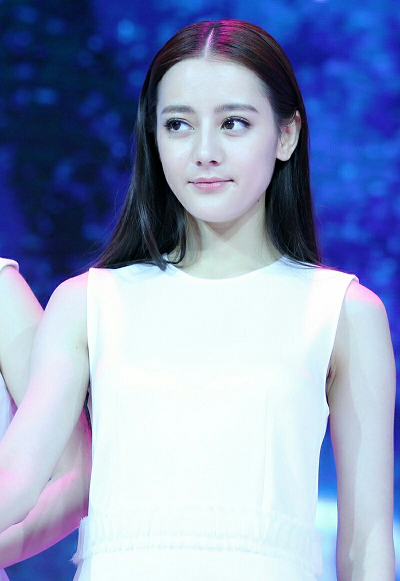
#> input picture images/test.png, 400 x 581 px, found by its file name
$ python OpencvDemo032.py
#> lines starting #> are read from the running program, lines starting #| are printed output that depends on the picture
#!/usr/bin/env python3
#coding = utf-8

import logging
import numpy as np
import cv2 as cv

# 图像梯度–更多梯度算子
def OpencvDemo032():
    logging.basicConfig(level=logging.DEBUG)

    src = cv.imread("images/test.png")
#> src is the input picture: shape (581, 400, 3); mean B, G, R 189.6, 154.2, 139.9
    if src is None:
        logging.error("could not load an image!")
        return cv.Error.StsError
    cv.namedWindow("input", cv.WINDOW_AUTOSIZE)
    cv.imshow("input", src)

    h, w, ch = src.shape
#> h = 581; w = 400; ch = 3
    result = np.zeros([h, w * 2, ch], dtype=src.dtype)

    robert_x = np.array([[ 1,  0],
                         [ 0, -1]], dtype=np.float32)
    robert_y = np.array([[ 0, -1],
                         [ 1,  0]], dtype=np.float32)

    robert_grad_x = cv.filter2D(src, cv.CV_16S, robert_x)
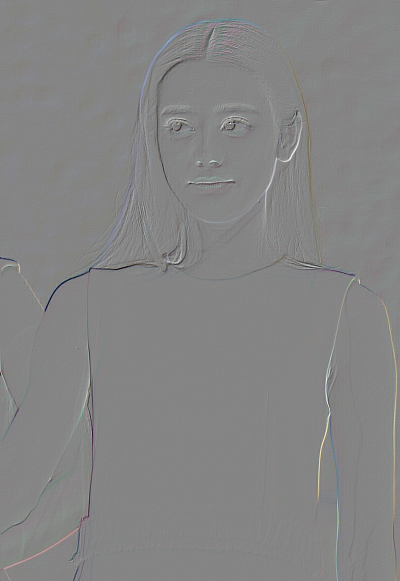
#> robert_grad_x: shape (581, 400, 3) int16; mean B, G, R -0.2, -0.1, -0.1; drawn with min black and max white
    robert_grad_y = cv.filter2D(src, cv.CV_16S, robert_y)
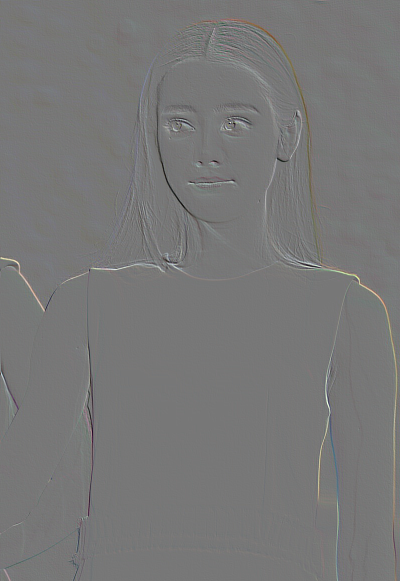
#> robert_grad_y: shape (581, 400, 3) int16; mean B, G, R 0.1, 0.4, 0.5; drawn with min black and max white
    robert_grad_x = cv.convertScaleAbs(robert_grad_x)
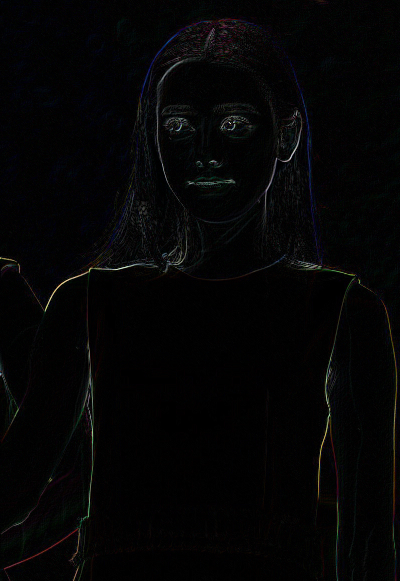
#> robert_grad_x: shape (581, 400, 3); mean B, G, R 5, 4.7, 4.7
    robert_grad_y = cv.convertScaleAbs(robert_grad_y)

    result[0 : h, 0 : w, :] = robert_grad_x
    result[0 : h, w : w * 2, :] = robert_grad_y
    cv.putText(result, "robert operator (x)", (10, 30), cv.FONT_HERSHEY_PLAIN, 2.0, (0, 255, 255), 1)
    cv.putText(result, "robert operator (y)", (w + 10, 30), cv.FONT_HERSHEY_PLAIN, 2.0, (0, 255, 255), 1)
    cv.imshow("gradient - robert operator", result)

    prewitt_x = np.array([[-1,  0,  1],
                          [-1,  0,  1],
                          [-1,  0,  1]], dtype=np.float32)
    prewitt_y = np.array([[-1, -1, -1],
                          [ 0,  0,  0],
                          [ 1,  1,  1]], dtype=np.float32)

    prewitt_grad_x = cv.filter2D(src, cv.CV_32F, prewitt_x)
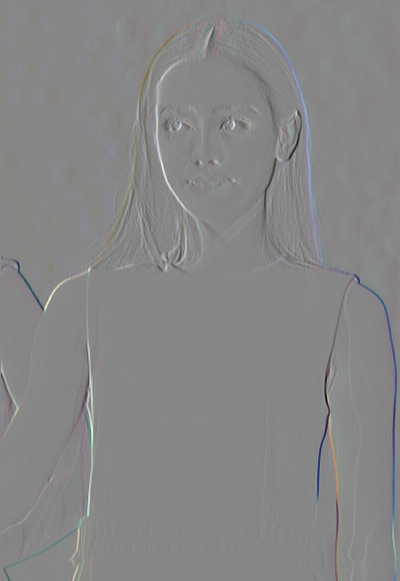
#> prewitt_grad_x: shape (581, 400, 3) float32; mean B, G, R 0.3, -0.9, -1.1; drawn with min black and max white
    prewitt_grad_y = cv.filter2D(src, cv.CV_32F, prewitt_y)
    prewitt_grad_x = cv.convertScaleAbs(prewitt_grad_x)
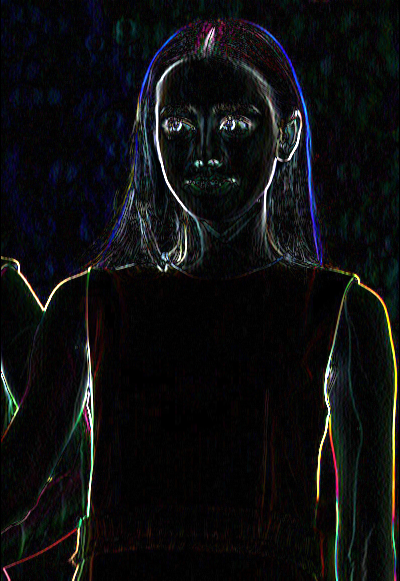
#> prewitt_grad_x: shape (581, 400, 3); mean B, G, R 16.1, 15, 14.4
    prewitt_grad_y = cv.convertScaleAbs(prewitt_grad_y)
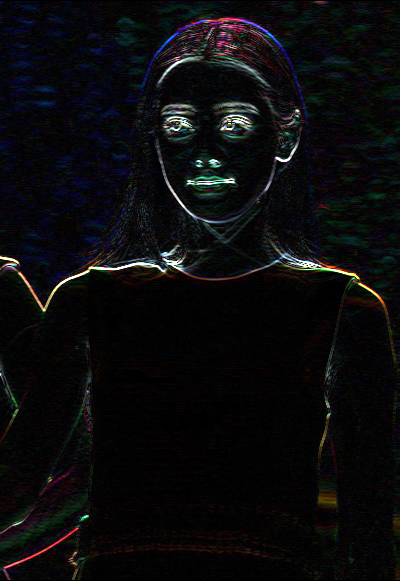
#> prewitt_grad_y: shape (581, 400, 3); mean B, G, R 12.6, 11.2, 11.2

    result[0 : h, 0 : w, :] = prewitt_grad_x
    result[0 : h, w : w * 2, :] = prewitt_grad_y
    cv.putText(result, "prewitt operator (x)", (10, 30), cv.FONT_HERSHEY_PLAIN, 2.0, (0, 255, 255), 1)
    cv.putText(result, "prewitt operator (y)", (w + 10, 30), cv.FONT_HERSHEY_PLAIN, 2.0, (0, 255, 255), 1)
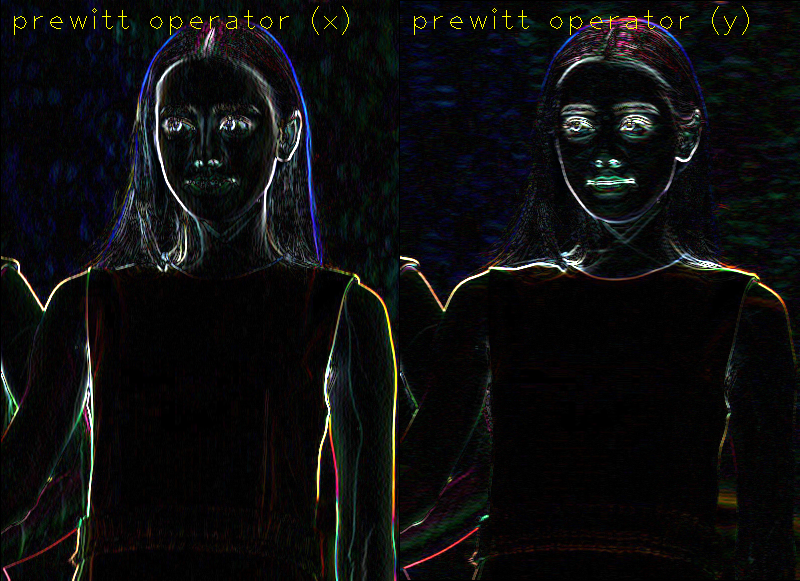
#> result: shape (581, 800, 3); mean B, G, R 14.3, 13.7, 13.4
    cv.imshow("gradient - prewitt operator", result)

    cv.waitKey(0)

    cv.destroyAllWindows()

    return cv.Error.StsOk

if __name__ == "__main__":
    OpencvDemo032()

# end of file
